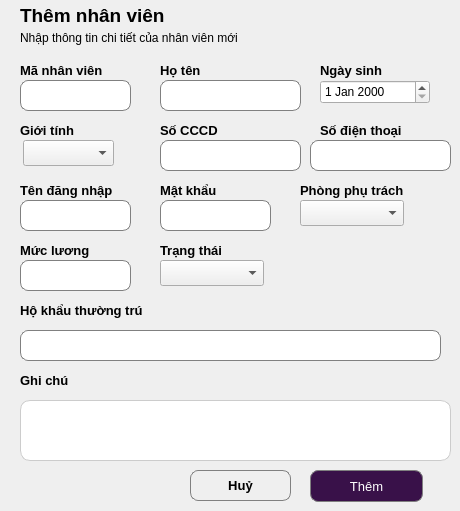
    <widget class="QWidget" name="page_34">
     <widget class="QLabel" name="label_364">
      <property name="geometry">
       <rect>
        <x>20</x>
        <y>-10</y>
        <width>181</width>
        <height>51</height>
       </rect>
      </property>
      <property name="font">
       <font>
        <pointsize>14</pointsize>
        <weight>75</weight>
        <bold>true</bold>
       </font>
      </property>
      <property name="text">
       <string>Thêm nhân viên</string>
      </property>
     </widget>
     <widget class="QLabel" name="label_365">
      <property name="geometry">
       <rect>
        <x>20</x>
        <y>30</y>
        <width>271</width>
        <height>16</height>
       </rect>
      </property>
      <property name="text">
       <string>Nhập thông tin chi tiết của nhân viên mới</string>
      </property>
     </widget>
     <widget class="QLabel" name="label_366">
      <property name="geometry">
       <rect>
        <x>20</x>
        <y>60</y>
        <width>121</width>
        <height>21</height>
       </rect>
      </property>
      <property name="font">
       <font>
        <pointsize>10</pointsize>
        <weight>75</weight>
        <bold>true</bold>
       </font>
      </property>
      <property name="text">
       <string>Mã nhân viên</string>
      </property>
     </widget>
     <widget class="QLabel" name="label_525">
      <property name="geometry">
       <rect>
        <x>160</x>
        <y>60</y>
        <width>121</width>
        <height>21</height>
       </rect>
      </property>
      <property name="font">
       <font>
        <pointsize>10</pointsize>
        <weight>75</weight>
        <bold>true</bold>
       </font>
      </property>
      <property name="text">
       <string>Họ tên</string>
      </property>
     </widget>
     <widget class="QLabel" name="label_526">
      <property name="geometry">
       <rect>
        <x>320</x>
        <y>60</y>
        <width>121</width>
        <height>21</height>
       </rect>
      </property>
      <property name="font">
       <font>
        <pointsize>10</pointsize>
        <weight>75</weight>
        <bold>true</bold>
       </font>
      </property>
      <property name="text">
       <string>Ngày sinh</string>
      </property>
     </widget>
     <widget class="QLabel" name="label_527">
      <property name="geometry">
       <rect>
        <x>20</x>
        <y>120</y>
        <width>121</width>
        <height>21</height>
       </rect>
      </property>
      <property name="font">
       <font>
        <pointsize>10</pointsize>
        <weight>75</weight>
        <bold>true</bold>
       </font>
      </property>
      <property name="text">
       <string>Giới tính</string>
      </property>
     </widget>
     <widget class="QLabel" name="label_528">
      <property name="geometry">
       <rect>
        <x>160</x>
        <y>120</y>
        <width>121</width>
        <height>21</height>
       </rect>
      </property>
      <property name="font">
       <font>
        <pointsize>10</pointsize>
        <weight>75</weight>
        <bold>true</bold>
       </font>
      </property>
      <property name="text">
       <string>Số CCCD</string>
      </property>
     </widget>
     <widget class="QLabel" name="label_529">
      <property name="geometry">
       <rect>
        <x>320</x>
        <y>120</y>
        <width>121</width>
        <height>21</height>
       </rect>
      </property>
      <property name="font">
       <font>
        <pointsize>10</pointsize>
        <weight>75</weight>
        <bold>true</bold>
       </font>
      </property>
      <property name="text">
       <string>Số điện thoại</string>
      </property>
     </widget>
     <widget class="QLabel" name="label_530">
      <property name="geometry">
       <rect>
        <x>20</x>
        <y>180</y>
        <width>121</width>
        <height>21</height>
       </rect>
      </property>
      <property name="font">
       <font>
        <pointsize>10</pointsize>
        <weight>75</weight>
        <bold>true</bold>
       </font>
      </property>
      <property name="text">
       <string>Tên đăng nhập</string>
      </property>
     </widget>
     <widget class="QLabel" name="label_531">
      <property name="geometry">
       <rect>
        <x>160</x>
        <y>180</y>
        <width>121</width>
        <height>21</height>
       </rect>
      </property>
      <property name="font">
       <font>
        <pointsize>10</pointsize>
        <weight>75</weight>
        <bold>true</bold>
       </font>
      </property>
      <property name="text">
       <string>Mật khẩu</string>
      </property>
     </widget>
     <widget class="QLabel" name="label_532">
      <property name="geometry">
       <rect>
        <x>300</x>
        <y>180</y>
        <width>121</width>
        <height>21</height>
       </rect>
      </property>
      <property name="font">
       <font>
        <pointsize>10</pointsize>
        <weight>75</weight>
        <bold>true</bold>
       </font>
      </property>
      <property name="text">
       <string>Phòng phụ trách</string>
      </property>
     </widget>
     <widget class="QLabel" name="label_533">
      <property name="geometry">
       <rect>
        <x>20</x>
        <y>240</y>
        <width>121</width>
        <height>21</height>
       </rect>
      </property>
      <property name="font">
       <font>
        <pointsize>10</pointsize>
        <weight>75</weight>
        <bold>true</bold>
       </font>
      </property>
      <property name="text">
       <string>Mức lương</string>
      </property>
     </widget>
     <widget class="QLabel" name="label_534">
      <property name="geometry">
       <rect>
        <x>160</x>
        <y>240</y>
        <width>141</width>
        <height>21</height>
       </rect>
      </property>
      <property name="font">
       <font>
        <pointsize>10</pointsize>
        <weight>75</weight>
        <bold>true</bold>
       </font>
      </property>
      <property name="text">
       <string>Trạng thái </string>
      </property>
     </widget>
     <widget class="QLabel" name="label_535">
      <property name="geometry">
       <rect>
        <x>20</x>
        <y>300</y>
        <width>131</width>
        <height>21</height>
       </rect>
      </property>
      <property name="font">
       <font>
        <pointsize>10</pointsize>
        <weight>75</weight>
        <bold>true</bold>
       </font>
      </property>
      <property name="text">
       <string>Hộ khẩu thường trú</string>
      </property>
     </widget>
     <widget class="QLabel" name="label_536">
      <property name="geometry">
       <rect>
        <x>20</x>
        <y>370</y>
        <width>121</width>
        <height>21</height>
       </rect>
      </property>
      <property name="font">
       <font>
        <pointsize>10</pointsize>
        <weight>75</weight>
        <bold>true</bold>
       </font>
      </property>
      <property name="text">
       <string>Ghi chú</string>
      </property>
     </widget>
     <widget class="QLineEdit" name="lne_manv1">
      <property name="geometry">
       <rect>
        <x>20</x>
        <y>80</y>
        <width>111</width>
        <height>31</height>
       </rect>
      </property>
      <property name="styleSheet">
       <string notr="true">QLineEdit {
    border: 1px solid gray;
    border-radius: 8px;
    padding: 5px;
}</string>
      </property>
      <property name="text">
       <string/>
      </property>
      <property name="alignment">
       <set>Qt::AlignCenter</set>
      </property>
     </widget>
     <widget class="QLineEdit" name="lne_hoten5">
      <property name="geometry">
       <rect>
        <x>160</x>
        <y>80</y>
        <width>141</width>
        <height>31</height>
       </rect>
      </property>
      <property name="styleSheet">
       <string notr="true">QLineEdit {
    border: 1px solid gray;
    border-radius: 8px;
    padding: 5px;
}</string>
      </property>
      <property name="text">
       <string/>
      </property>
      <property name="alignment">
       <set>Qt::AlignCenter</set>
      </property>
     </widget>
     <widget class="QDateEdit" name="date_ngaysinh1">
      <property name="geometry">
       <rect>
        <x>320</x>
        <y>80</y>
        <width>110</width>
        <height>24</height>
       </rect>
      </property>
     </widget>
     <widget class="QComboBox" name="cbo_gioitinh3">
      <property name="geometry">
       <rect>
        <x>23</x>
        <y>140</y>
        <width>91</width>
        <height>26</height>
       </rect>
      </property>
     </widget>
     <widget class="QLineEdit" name="lne_cccd3">
      <property name="geometry">
       <rect>
        <x>160</x>
        <y>140</y>
        <width>141</width>
        <height>31</height>
       </rect>
      </property>
      <property name="styleSheet">
       <string notr="true">QLineEdit {
    border: 1px solid gray;
    border-radius: 8px;
    padding: 5px;
}</string>
      </property>
      <property name="text">
       <string/>
      </property>
      <property name="alignment">
       <set>Qt::AlignCenter</set>
      </property>
     </widget>
     <widget class="QLineEdit" name="lne_sdt5">
      <property name="geometry">
       <rect>
        <x>310</x>
        <y>140</y>
        <width>141</width>
        <height>31</height>
       </rect>
      </property>
      <property name="styleSheet">
       <string notr="true">QLineEdit {
    border: 1px solid gray;
    border-radius: 8px;
    padding: 5px;
}</string>
      </property>
      <property name="text">
       <string/>
      </property>
      <property name="alignment">
       <set>Qt::AlignCenter</set>
      </property>
     </widget>
     <widget class="QLineEdit" name="lne_tendangnhap1">
      <property name="geometry">
       <rect>
        <x>20</x>
        <y>200</y>
        <width>111</width>
        <height>31</height>
       </rect>
      </property>
      <property name="styleSheet">
       <string notr="true">QLineEdit {
    border: 1px solid gray;
    border-radius: 8px;
    padding: 5px;
}</string>
      </property>
      <property name="text">
       <string/>
      </property>
      <property name="alignment">
       <set>Qt::AlignCenter</set>
      </property>
     </widget>
     <widget class="QLineEdit" name="lne_matkhau1">
      <property name="geometry">
       <rect>
        <x>160</x>
        <y>200</y>
        <width>111</width>
        <height>31</height>
       </rect>
      </property>
      <property name="styleSheet">
       <string notr="true">QLineEdit {
    border: 1px solid gray;
    border-radius: 8px;
    padding: 5px;
}</string>
      </property>
      <property name="text">
       <string/>
      </property>
      <property name="alignment">
       <set>Qt::AlignCenter</set>
      </property>
     </widget>
     <widget class="QLineEdit" name="lne_mucluong1">
      <property name="geometry">
       <rect>
        <x>20</x>
        <y>260</y>
        <width>111</width>
        <height>31</height>
       </rect>
      </property>
      <property name="styleSheet">
       <string notr="true">QLineEdit {
    border: 1px solid gray;
    border-radius: 8px;
    padding: 5px;
}</string>
      </property>
      <property name="text">
       <string/>
      </property>
      <property name="alignment">
       <set>Qt::AlignCenter</set>
      </property>
     </widget>
     <widget class="QLineEdit" name="lne_hkthuongtru2">
      <property name="geometry">
       <rect>
        <x>20</x>
        <y>330</y>
        <width>421</width>
        <height>31</height>
       </rect>
      </property>
      <property name="styleSheet">
       <string notr="true">QLineEdit {
    border: 1px solid gray;
    border-radius: 8px;
    padding: 5px;
}</string>
      </property>
      <property name="text">
       <string/>
      </property>
      <property name="alignment">
       <set>Qt::AlignCenter</set>
      </property>
     </widget>
     <widget class="QComboBox" name="cbo_phongphutrach1">
      <property name="geometry">
       <rect>
        <x>300</x>
        <y>200</y>
        <width>104</width>
        <height>26</height>
       </rect>
      </property>
     </widget>
     <widget class="QComboBox" name="cbo_trangthai10">
      <property name="geometry">
       <rect>
        <x>160</x>
        <y>260</y>
        <width>104</width>
        <height>26</height>
       </rect>
      </property>
     </widget>
     <widget class="QTextEdit" name="txt_ghichu7">
      <property name="geometry">
       <rect>
        <x>20</x>
        <y>400</y>
        <width>431</width>
        <height>61</height>
       </rect>
      </property>
      <property name="styleSheet">
       <string notr="true">QTextEdit {
    border: 1px solid #ccc;
    border-radius: 10px;
    padding: 6px;
    background: white;
}</string>
      </property>
      <property name="html">
       <string>&lt;!DOCTYPE HTML PUBLIC &quot;-//W3C//DTD HTML 4.0//EN&quot; &quot;http://www.w3.org/TR/REC-html40/strict.dtd&quot;&gt;
&lt;html&gt;&lt;head&gt;&lt;meta name=&quot;qrichtext&quot; content=&quot;1&quot; /&gt;&lt;style type=&quot;text/css&quot;&gt;
p, li { white-space: pre-wrap; }
&lt;/style&gt;&lt;/head&gt;&lt;body style=&quot; font-family:'MS Shell Dlg 2'; font-size:8.25pt; font-weight:400; font-style:normal;&quot;&gt;
&lt;p style=&quot;-qt-paragraph-type:empty; margin-top:0px; margin-bottom:0px; margin-left:0px; margin-right:0px; -qt-block-indent:0; text-indent:0px; font-family:'.AppleSystemUIFont'; font-size:13pt;&quot;&gt;&lt;br /&gt;&lt;/p&gt;&lt;/body&gt;&lt;/html&gt;</string>
      </property>
     </widget>
     <widget class="QPushButton" name="btn_huy10">
      <property name="geometry">
       <rect>
        <x>190</x>
        <y>470</y>
        <width>101</width>
        <height>31</height>
       </rect>
      </property>
      <property name="font">
       <font>
        <pointsize>10</pointsize>
        <weight>75</weight>
        <bold>true</bold>
       </font>
      </property>
      <property name="styleSheet">
       <string notr="true">QPushButton {
 border: 1px solid gray;
 border-radius: 8px;
 padding: 5px;
 color: black;
}</string>
      </property>
      <property name="text">
       <string>Huỷ</string>
      </property>
     </widget>
     <widget class="QPushButton" name="btn_them1">
      <property name="geometry">
       <rect>
        <x>310</x>
        <y>470</y>
        <width>113</width>
        <height>32</height>
       </rect>
      </property>
      <property name="font">
       <font>
        <pointsize>10</pointsize>
       </font>
      </property>
      <property name="styleSheet">
       <string notr="true">QPushButton {
 border: 1px solid gray;
 border-radius: 8px;
 padding: 5px;
 background-color: #391149;
 color: white;
}</string>
      </property>
      <property name="text">
       <string>Thêm</string>
      </property>
     </widget>
    </widget>
